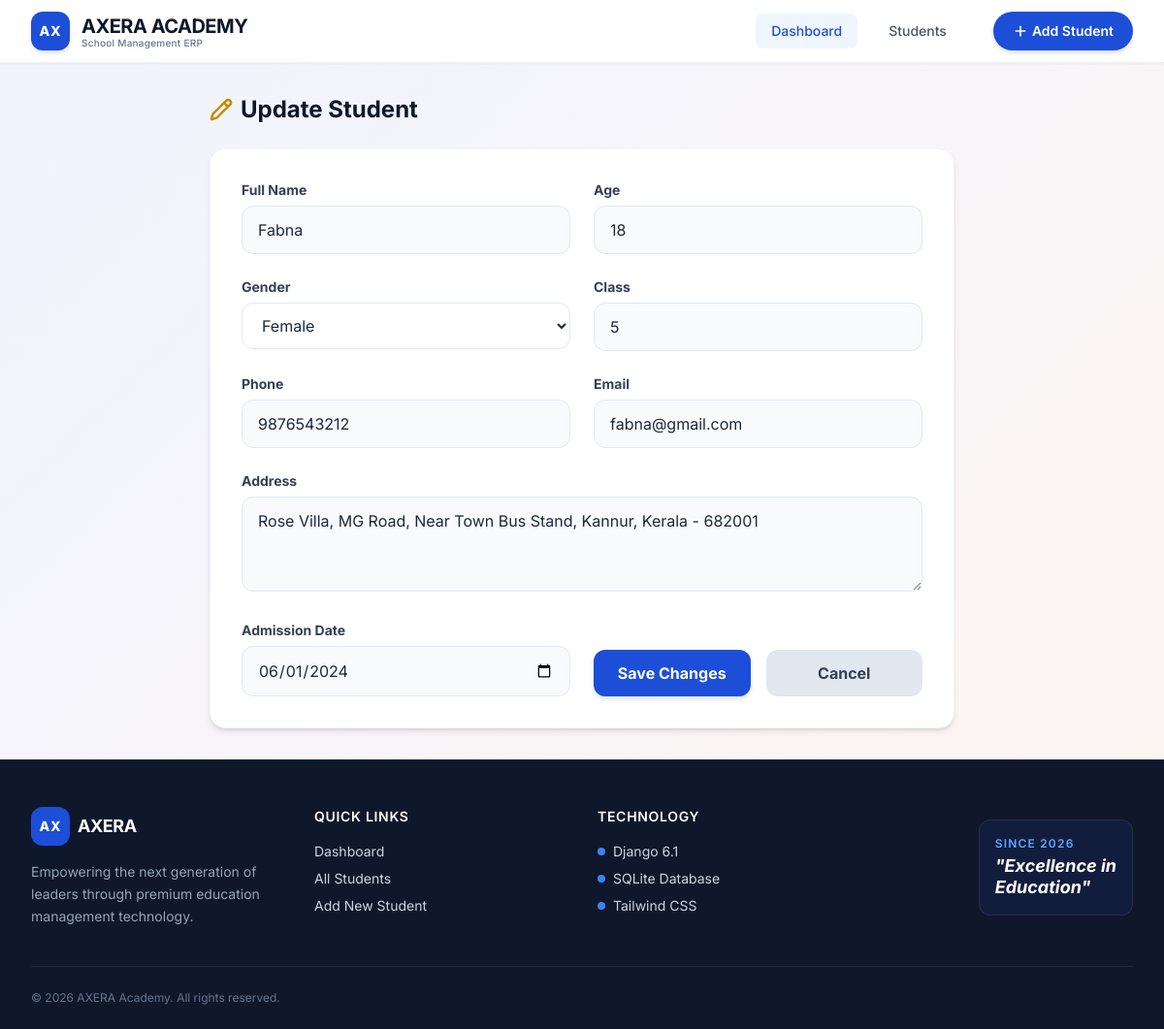
Page /update/1/ on the earlier database version.
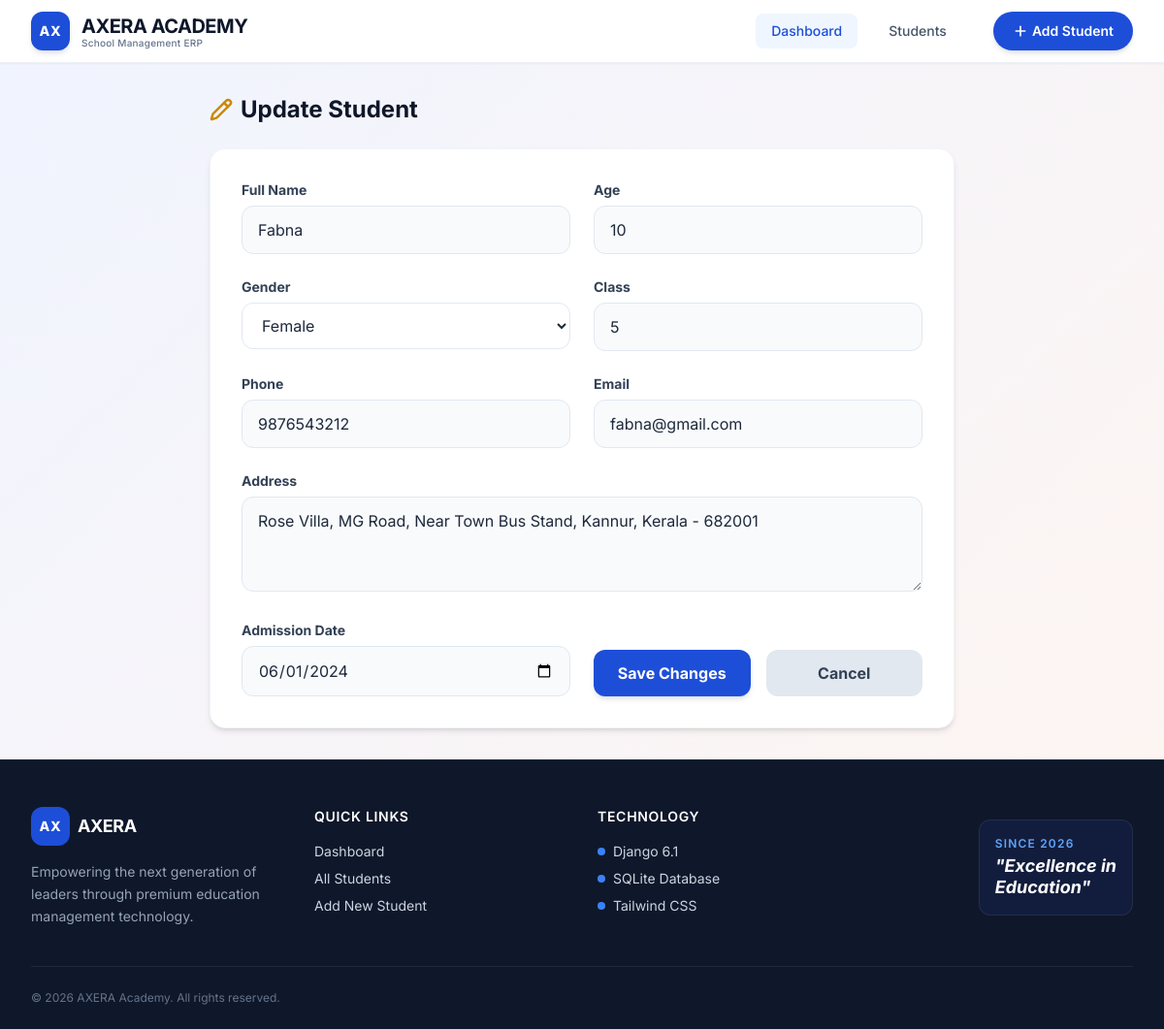
Same page on the later database version.
### students/models.py (models this page shows, shortened)
class Student(models.Model):
    name = models.CharField(max_length=100)
    age = models.IntegerField()
    GENDER_CHOICES = [('Male', 'Male'), ('Female', 'Female'), ('Other', 'Other')]
    gender = models.CharField(max_length=10, choices=GENDER_CHOICES)
    class_name = models.CharField(max_length=50)
    phone = models.CharField(max_length=15)
    email = models.EmailField()
    address = models.TextField()
    admission_date = models.DateField()

### students/views.py (the view, shortened to what this page needs)
# urls.py: path('update/<int:student_id>/', views.update_student, name='update_student'),
def update_student(request, student_id):
    student = get_object_or_404(Student, id=student_id)
    return render(request, 'update_student.html', {'student': student})

### students/templates/update_student.html (shortened to what the changed rows need)
{% extends 'base.html' %}
{% block content %}
<div class="max-w-3xl mx-auto animate-fade-up">
    <div class="flex items-center gap-2 mb-6">
        <h1 class="text-2xl font-bold text-slate-900">Update Student</h1>
    </div>
    <div class="bg-white rounded-2xl shadow-md border border-slate-100 p-6 sm:p-8">
        <form method="POST" class="grid grid-cols-1 md:grid-cols-2 gap-6">
            <div class="col-span-2 sm:col-span-1">
                <label class="block text-sm font-bold text-slate-700 mb-1.5">Full Name</label>
                <input type="text" name="name" value="{{ student.name }}" required
                       class="w-full px-4 py-3 border border-slate-200 rounded-xl focus:ring-2 focus:ring-blue-500 focus:border-transparent outline-none transition bg-slate-50 hover:bg-white">
            </div>
            <div class="col-span-2 sm:col-span-1">
                <label class="block text-sm font-bold text-slate-700 mb-1.5">Age</label>
                <input type="number" name="age" value="{{ student.age }}" required
                       class="w-full px-4 py-3 border border-slate-200 rounded-xl focus:ring-2 focus:ring-blue-500 focus:border-transparent outline-none transition bg-slate-50 hover:bg-white">
            </div>
            <div class="col-span-2 sm:col-span-1">
                <label class="block text-sm font-bold text-slate-700 mb-1.5">Gender</label>
                <select name="gender" required class="w-full px-4 py-3 border border-slate-200 rounded-xl focus:ring-2 focus:ring-blue-500 focus:border-transparent outline-none transition bg-white">
                    <option value="Female" {% if student.gender == 'Female' %}selected{% endif %}>Female</option>
                </select>
            </div>
            <div class="col-span-2 sm:col-span-1">
                <label class="block text-sm font-bold text-slate-700 mb-1.5">Class</label>
                <input type="text" name="class_name" value="{{ student.class_name }}" required
                       class="w-full px-4 py-3 border border-slate-200 rounded-xl focus:ring-2 focus:ring-blue-500 focus:border-transparent outline-none transition bg-slate-50 hover:bg-white">
            </div>
            <div class="col-span-2 sm:col-span-1">
                <label class="block text-sm font-bold text-slate-700 mb-1.5">Phone</label>
                <input type="text" name="phone" value="{{ student.phone }}" required
                       class="w-full px-4 py-3 border border-slate-200 rounded-xl focus:ring-2 focus:ring-blue-500 focus:border-transparent outline-none transition bg-slate-50 hover:bg-white">
            </div>
            <div class="col-span-2 sm:col-span-1">
                <label class="block text-sm font-bold text-slate-700 mb-1.5">Email</label>
                <input type="email" name="email" value="{{ student.email }}" required
                       class="w-full px-4 py-3 border border-slate-200 rounded-xl focus:ring-2 focus:ring-blue-500 focus:border-transparent outline-none transition bg-slate-50 hover:bg-white">
            </div>
            <div class="md:col-span-2">
                <label class="block text-sm font-bold text-slate-700 mb-1.5">Address</label>
                <textarea name="address" rows="3" required class="w-full px-4 py-3 border border-slate-200 rounded-xl focus:ring-2 focus:ring-blue-500 focus:border-transparent outline-none transition bg-slate-50 hover:bg-white">{{ student.address }}</textarea>
            </div>
            <div class="col-span-2 sm:col-span-1">
                <label class="block text-sm font-bold text-slate-700 mb-1.5">Admission Date</label>
                <input type="date" name="admission_date" value="{{ student.admission_date|date:'Y-m-d' }}" required
                       class="w-full px-4 py-3 border border-slate-200 rounded-xl focus:ring-2 focus:ring-blue-500 focus:border-transparent outline-none transition bg-slate-50 hover:bg-white">
            </div>
        </form>
    </div>
</div>
{% endblock %}

Differences in the rows shown:
changed Student "Fabna": age "18" → "10"
